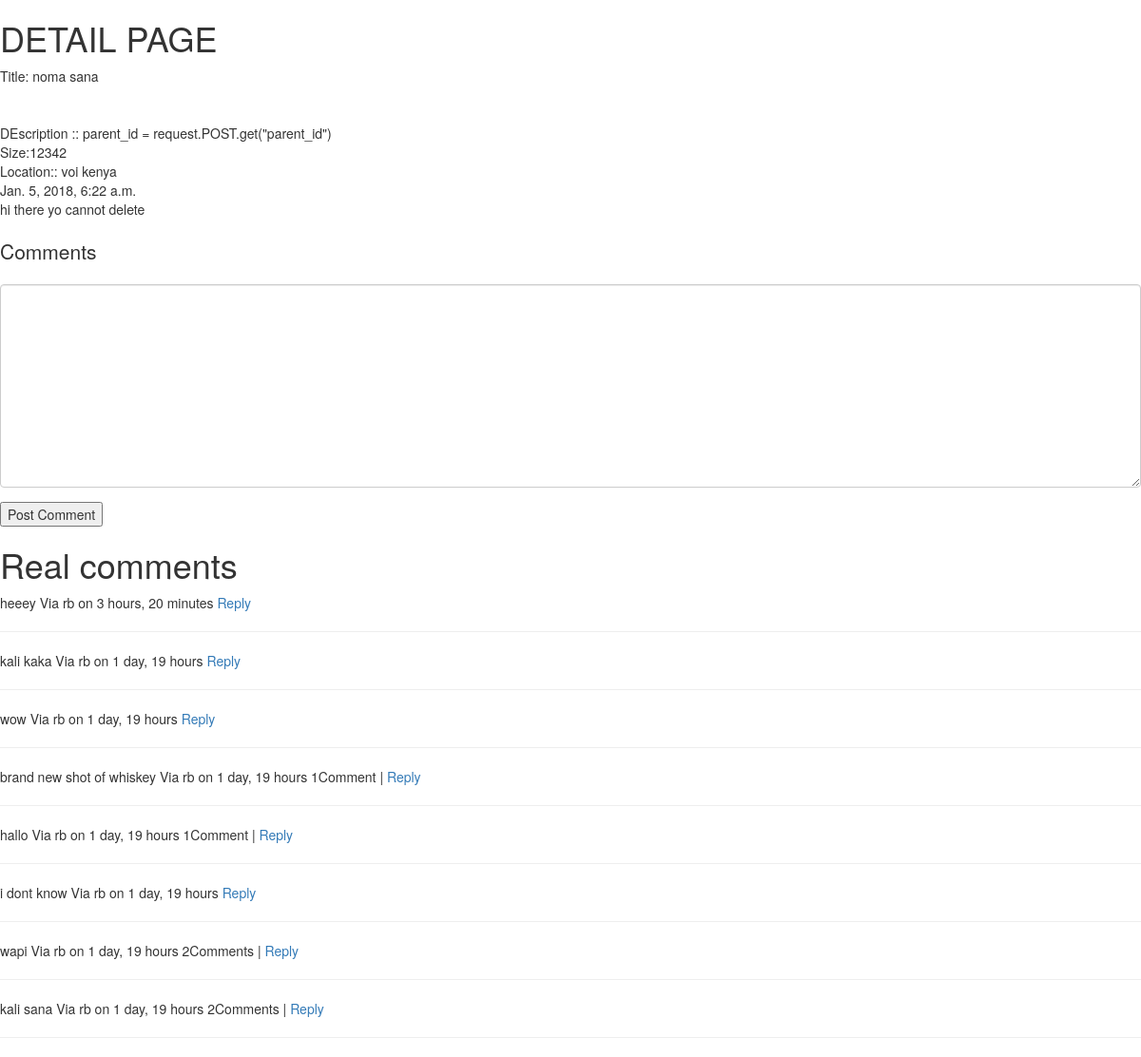
Page /noma-sana/ on the committed database.
### Main/models.py (models this page shows, shortened)
class Post(models.Model):
    owner =  models.ForeignKey(User, on_delete=models.CASCADE)
    title = models.CharField(max_length=200)
    slug      =      models.SlugField(unique=True,blank=True, null=True)
    image = models.ImageField(upload_to=upload_location)
    image_2 = models.ImageField(upload_to=upload_location)
    image_3 = models.ImageField(upload_to=upload_location,blank=True, null=True)
    image_4 = models.ImageField(upload_to=upload_location,blank=True, null=True)
    image_5 = models.ImageField(upload_to=upload_location,blank=True, null=True)
    description = models.TextField()
    size_of_land = models.CharField(max_length=150)
    location_details = models.CharField(max_length=300)
    price = models.CharField(max_length=150)
    features = models.TextField()
    updated = models.DateTimeField(auto_now=True, auto_now_add=False)
    timestamp = models.DateTimeField(auto_now=False, auto_now_add=True)
    class Meta:
        ordering = ["-timestamp", "-updated"]
    @property
    def comments(self):
        instance = self
        qs = Comment.objects.filter_by_instance(instance)
        return qs
    @property
    def get_content_type(self):
        instance = self
        content_type = ContentType.objects.get_for_model(instance.__class__)
        return content_type

### Comments/models.py (models this page shows, shortened)
class Comment(models.Model):
    owner      = models.ForeignKey(User, on_delete=models.CASCADE)
    content_type = models.ForeignKey(ContentType, on_delete=models.CASCADE)
    object_id = models.PositiveIntegerField()
    content_object = GenericForeignKey('content_type', 'object_id')
    parent = models.ForeignKey("self",blank=True, null=True)
    content   =  models.TextField()
    timestamp = models.DateTimeField(auto_now=False, auto_now_add=True)
    objects = CommentManager()
    class Meta:
        ordering = ['-timestamp']
    def children(self):
        return Comment.objects.filter(parent=self)

### Main/views.py (the view, shortened to what this page needs)
# urls.py: url(r'^(?P<slug>[\w-]+)/$', post_detail, name='post_detail'),
def post_detail(request,slug=None):#   showing details
    instance = get_object_or_404(Post, slug=slug)
    initial_data = {
        "content_type":instance.get_content_type,
        "object_id":instance.id
    }
    form = CommentForm(request.POST or None, initial=initial_data)
    comments = instance.comments#Comment.objects.filter_by_instance(instance)
    context = {
        "instance": instance,
        "comments":comments,
        "comment_form":form,
    }
    template_name = 'Main/detail.html'
    return render(request,template_name, context)

### Comments/forms.py
class CommentForm(forms.Form):
    content_type = forms.CharField(widget=forms.HiddenInput)
    object_id = forms.IntegerField(widget=forms.HiddenInput)
    content = forms.CharField(label='',widget=forms.Textarea)

### Comments/models.py (called while the page is built)
    def filter_by_instance(self,instance):
        content_type = ContentType.objects.get_for_model(instance.__class__)# instance.__class__ a way to get python's class
        obj_id = instance.id
        qs = super(CommentManager,self).filter(content_type=content_type,object_id=obj_id).filter(parent=None)
        return qs

### Main/templates/Main/detail.html (shortened to what this page needs)
{% load crispy_forms_tags %}
<!DOCTYPE html>
<html lang="en">
<head>
<link rel="stylesheet" href="https://maxcdn.bootstrapcdn.com/bootstrap/3.3.7/css/bootstrap.min.css">
<link rel="stylesheet" href="https://maxcdn.bootstrapcdn.com/bootstrap/3.3.7/css/bootstrap-theme.min.css">
</head>
<body>
    <div>
            <h1>DETAIL PAGE</h1>
           Title:
            {{instance.title}} <br>
          <br>
            {{instance.location}} <br>
           DEscription :: {{instance.description}} <br>
            Size:{{instance.size_of_land}} <br>
          Location::  {{instance.location_details}} <br>
            {{instance.timestamp}}
    </div>
    {% if not request.user.is_staff or not request.user.is_superuser %}
       <p>hi there yo cannot delete</p>
       {% else %}
       <div> <a href="{{instance.get_edit_url }}"><button type="button">edit</button></a></div>
    {% endif %}
<div>
   <h1> <p class="lead">Comments</p> </h1>
  <form action="" method="POST"> {% csrf_token %}
        {{comment_form|crispy }}
        <input type="submit" value="Post Comment">
  </form>
  <h1> Real comments</h1>
    {% for comment in  comments %}
        {{ comment.content }}
        Via {{ comment.owner}} on {{ comment.timestamp|timesince }}
        {% if comment.children.count > 0 %} {{comment.children.count}}Comment{% if comment.children.count > 1 %}s{% endif %} |
        {% endif %}
       <a class="comment-reply-btn" href="#">Reply</a>
        <hr>
    {% endfor %}
</div>
</body>
</html>

### rows in the picture
Post: title "noma sana", description "parent_id = request.POST.get(\"parent_id\")", size_of_land "12342", location_details "voi kenya", timestamp "Jan. 5, 2018, 6:22 a.m."
Comment: content "heeey", owner "rb", timestamp "3 hours, 20 minutes"
Comment: content "kali kaka", owner "rb", timestamp "1 day, 19 hours"
Comment: content "wow", owner "rb", timestamp "1 day, 19 hours"
Comment: content "brand new shot of whiskey", owner "rb", timestamp "1 day, 19 hours", children.count "1"
Comment: content "hallo", owner "rb", timestamp "1 day, 19 hours", children.count "1"
Comment: content "i dont know", owner "rb", timestamp "1 day, 19 hours"
Comment: content "wapi", owner "rb", timestamp "1 day, 19 hours", children.count "2"
Comment: content "kali sana", owner "rb", timestamp "1 day, 19 hours", children.count "2"
